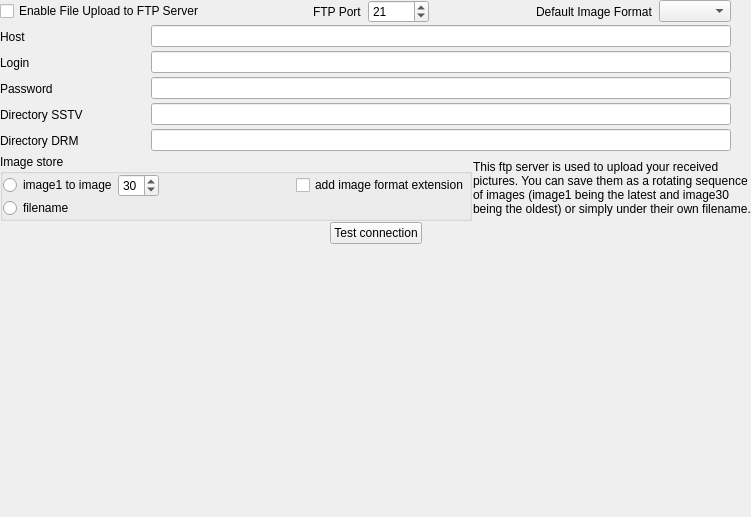
<?xml version="1.0" encoding="UTF-8"?>
<ui version="4.0">
 <class>ftpConfig</class>
 <widget class="QWidget" name="ftpConfig">
  <property name="geometry">
   <rect>
    <x>0</x>
    <y>0</y>
    <width>751</width>
    <height>517</height>
   </rect>
  </property>
  <property name="windowTitle">
   <string>Form</string>
  </property>
  <layout class="QVBoxLayout" name="verticalLayout_2">
   <property name="spacing">
    <number>1</number>
   </property>
   <property name="leftMargin">
    <number>0</number>
   </property>
   <property name="topMargin">
    <number>0</number>
   </property>
   <property name="rightMargin">
    <number>0</number>
   </property>
   <property name="bottomMargin">
    <number>0</number>
   </property>
   <item>
    <layout class="QHBoxLayout" name="_2">
     <property name="spacing">
      <number>6</number>
     </property>
     <property name="leftMargin">
      <number>0</number>
     </property>
     <property name="topMargin">
      <number>0</number>
     </property>
     <property name="rightMargin">
      <number>0</number>
     </property>
     <property name="bottomMargin">
      <number>0</number>
     </property>
     <item>
      <widget class="QCheckBox" name="enableFTPCheckBox">
       <property name="text">
        <string>Enable File Upload to FTP Server</string>
       </property>
      </widget>
     </item>
     <item>
      <spacer>
       <property name="orientation">
        <enum>Qt::Horizontal</enum>
       </property>
       <property name="sizeType">
        <enum>QSizePolicy::Expanding</enum>
       </property>
       <property name="sizeHint" stdset="0">
        <size>
         <width>20</width>
         <height>20</height>
        </size>
       </property>
      </spacer>
     </item>
     <item>
      <widget class="QLabel" name="ftpPortLabel">
       <property name="text">
        <string>FTP Port</string>
       </property>
       <property name="wordWrap">
        <bool>false</bool>
       </property>
      </widget>
     </item>
     <item>
      <widget class="QSpinBox" name="ftpPortSpinBox">
       <property name="minimum">
        <number>1</number>
       </property>
       <property name="maximum">
        <number>10000</number>
       </property>
       <property name="value">
        <number>21</number>
       </property>
      </widget>
     </item>
     <item>
      <spacer>
       <property name="orientation">
        <enum>Qt::Horizontal</enum>
       </property>
       <property name="sizeType">
        <enum>QSizePolicy::Expanding</enum>
       </property>
       <property name="sizeHint" stdset="0">
        <size>
         <width>20</width>
         <height>20</height>
        </size>
       </property>
      </spacer>
     </item>
     <item>
      <widget class="QLabel" name="defaultImageModeLabel">
       <property name="text">
        <string>Default Image Format</string>
       </property>
       <property name="wordWrap">
        <bool>false</bool>
       </property>
      </widget>
     </item>
     <item>
      <widget class="QComboBox" name="ftpDefaultImageFormatComboBox"/>
     </item>
     <item>
      <spacer>
       <property name="orientation">
        <enum>Qt::Horizontal</enum>
       </property>
       <property name="sizeType">
        <enum>QSizePolicy::Preferred</enum>
       </property>
       <property name="sizeHint" stdset="0">
        <size>
         <width>20</width>
         <height>20</height>
        </size>
       </property>
      </spacer>
     </item>
    </layout>
   </item>
   <item>
    <layout class="QHBoxLayout" name="_4">
     <property name="spacing">
      <number>6</number>
     </property>
     <property name="leftMargin">
      <number>0</number>
     </property>
     <property name="topMargin">
      <number>0</number>
     </property>
     <property name="rightMargin">
      <number>0</number>
     </property>
     <property name="bottomMargin">
      <number>0</number>
     </property>
     <item>
      <widget class="QLabel" name="remoteHostLabel">
       <property name="sizePolicy">
        <sizepolicy hsizetype="Fixed" vsizetype="Fixed">
         <horstretch>0</horstretch>
         <verstretch>0</verstretch>
        </sizepolicy>
       </property>
       <property name="minimumSize">
        <size>
         <width>145</width>
         <height>25</height>
        </size>
       </property>
       <property name="text">
        <string>Host</string>
       </property>
       <property name="wordWrap">
        <bool>false</bool>
       </property>
      </widget>
     </item>
     <item>
      <widget class="QLineEdit" name="remoteHostLineEdit"/>
     </item>
     <item>
      <spacer>
       <property name="orientation">
        <enum>Qt::Horizontal</enum>
       </property>
       <property name="sizeType">
        <enum>QSizePolicy::Preferred</enum>
       </property>
       <property name="sizeHint" stdset="0">
        <size>
         <width>20</width>
         <height>20</height>
        </size>
       </property>
      </spacer>
     </item>
    </layout>
   </item>
   <item>
    <layout class="QHBoxLayout" name="_3">
     <property name="spacing">
      <number>6</number>
     </property>
     <property name="leftMargin">
      <number>0</number>
     </property>
     <property name="topMargin">
      <number>0</number>
     </property>
     <property name="rightMargin">
      <number>0</number>
     </property>
     <property name="bottomMargin">
      <number>0</number>
     </property>
     <item>
      <widget class="QLabel" name="ftploginLabel">
       <property name="sizePolicy">
        <sizepolicy hsizetype="Fixed" vsizetype="Fixed">
         <horstretch>0</horstretch>
         <verstretch>0</verstretch>
        </sizepolicy>
       </property>
       <property name="minimumSize">
        <size>
         <width>145</width>
         <height>25</height>
        </size>
       </property>
       <property name="text">
        <string>Login</string>
       </property>
       <property name="wordWrap">
        <bool>false</bool>
       </property>
      </widget>
     </item>
     <item>
      <widget class="QLineEdit" name="ftpLoginLineEdit"/>
     </item>
     <item>
      <spacer>
       <property name="orientation">
        <enum>Qt::Horizontal</enum>
       </property>
       <property name="sizeType">
        <enum>QSizePolicy::Preferred</enum>
       </property>
       <property name="sizeHint" stdset="0">
        <size>
         <width>20</width>
         <height>20</height>
        </size>
       </property>
      </spacer>
     </item>
    </layout>
   </item>
   <item>
    <layout class="QHBoxLayout">
     <property name="spacing">
      <number>6</number>
     </property>
     <property name="leftMargin">
      <number>0</number>
     </property>
     <property name="topMargin">
      <number>0</number>
     </property>
     <property name="rightMargin">
      <number>0</number>
     </property>
     <property name="bottomMargin">
      <number>0</number>
     </property>
     <item>
      <widget class="QLabel" name="passwordLabel">
       <property name="sizePolicy">
        <sizepolicy hsizetype="Fixed" vsizetype="Fixed">
         <horstretch>0</horstretch>
         <verstretch>0</verstretch>
        </sizepolicy>
       </property>
       <property name="minimumSize">
        <size>
         <width>145</width>
         <height>25</height>
        </size>
       </property>
       <property name="text">
        <string>Password</string>
       </property>
       <property name="wordWrap">
        <bool>false</bool>
       </property>
      </widget>
     </item>
     <item>
      <widget class="QLineEdit" name="ftpPasswordLineEdit">
       <property name="echoMode">
        <enum>QLineEdit::Password</enum>
       </property>
      </widget>
     </item>
     <item>
      <spacer>
       <property name="orientation">
        <enum>Qt::Horizontal</enum>
       </property>
       <property name="sizeType">
        <enum>QSizePolicy::Preferred</enum>
       </property>
       <property name="sizeHint" stdset="0">
        <size>
         <width>20</width>
         <height>20</height>
        </size>
       </property>
      </spacer>
     </item>
    </layout>
   </item>
   <item>
    <layout class="QHBoxLayout" name="_5">
     <property name="spacing">
      <number>6</number>
     </property>
     <property name="leftMargin">
      <number>0</number>
     </property>
     <property name="topMargin">
      <number>0</number>
     </property>
     <property name="rightMargin">
      <number>0</number>
     </property>
     <property name="bottomMargin">
      <number>0</number>
     </property>
     <item>
      <widget class="QLabel" name="remoteSSTVDirectoryLabel">
       <property name="sizePolicy">
        <sizepolicy hsizetype="Fixed" vsizetype="Fixed">
         <horstretch>0</horstretch>
         <verstretch>0</verstretch>
        </sizepolicy>
       </property>
       <property name="minimumSize">
        <size>
         <width>145</width>
         <height>25</height>
        </size>
       </property>
       <property name="text">
        <string>Directory SSTV</string>
       </property>
       <property name="wordWrap">
        <bool>false</bool>
       </property>
      </widget>
     </item>
     <item>
      <widget class="QLineEdit" name="remoteSSTVDirectoryLineEdit"/>
     </item>
     <item>
      <spacer>
       <property name="orientation">
        <enum>Qt::Horizontal</enum>
       </property>
       <property name="sizeType">
        <enum>QSizePolicy::Preferred</enum>
       </property>
       <property name="sizeHint" stdset="0">
        <size>
         <width>20</width>
         <height>20</height>
        </size>
       </property>
      </spacer>
     </item>
    </layout>
   </item>
   <item>
    <layout class="QHBoxLayout" name="_6">
     <property name="spacing">
      <number>6</number>
     </property>
     <property name="leftMargin">
      <number>0</number>
     </property>
     <property name="topMargin">
      <number>0</number>
     </property>
     <property name="rightMargin">
      <number>0</number>
     </property>
     <property name="bottomMargin">
      <number>0</number>
     </property>
     <item>
      <widget class="QLabel" name="remoteDRMDirectoryLabel">
       <property name="sizePolicy">
        <sizepolicy hsizetype="Fixed" vsizetype="Fixed">
         <horstretch>0</horstretch>
         <verstretch>0</verstretch>
        </sizepolicy>
       </property>
       <property name="minimumSize">
        <size>
         <width>145</width>
         <height>25</height>
        </size>
       </property>
       <property name="text">
        <string>Directory DRM</string>
       </property>
       <property name="wordWrap">
        <bool>false</bool>
       </property>
      </widget>
     </item>
     <item>
      <widget class="QLineEdit" name="remoteDRMDirectoryLineEdit"/>
     </item>
     <item>
      <spacer>
       <property name="orientation">
        <enum>Qt::Horizontal</enum>
       </property>
       <property name="sizeType">
        <enum>QSizePolicy::Preferred</enum>
       </property>
       <property name="sizeHint" stdset="0">
        <size>
         <width>20</width>
         <height>20</height>
        </size>
       </property>
      </spacer>
     </item>
    </layout>
   </item>
   <item>
    <layout class="QHBoxLayout" name="horizontalLayout_3">
     <item>
      <widget class="QGroupBox" name="groupBox">
       <property name="title">
        <string>Image store</string>
       </property>
       <layout class="QVBoxLayout" name="verticalLayout">
        <property name="spacing">
         <number>1</number>
        </property>
        <property name="leftMargin">
         <number>0</number>
        </property>
        <property name="topMargin">
         <number>0</number>
        </property>
        <property name="rightMargin">
         <number>0</number>
        </property>
        <property name="bottomMargin">
         <number>0</number>
        </property>
        <item>
         <layout class="QHBoxLayout" name="horizontalLayout_2">
          <item>
           <widget class="QRadioButton" name="imageRadioButton">
            <property name="text">
             <string>image1 to image</string>
            </property>
           </widget>
          </item>
          <item>
           <widget class="QSpinBox" name="ftpNumImagesSpinBox">
            <property name="minimum">
             <number>1</number>
            </property>
            <property name="maximum">
             <number>50</number>
            </property>
            <property name="value">
             <number>30</number>
            </property>
           </widget>
          </item>
          <item>
           <spacer name="horizontalSpacer">
            <property name="orientation">
             <enum>Qt::Horizontal</enum>
            </property>
            <property name="sizeHint" stdset="0">
             <size>
              <width>40</width>
              <height>20</height>
             </size>
            </property>
           </spacer>
          </item>
          <item>
           <widget class="QCheckBox" name="addExtensionCheckBox">
            <property name="text">
             <string>add image format extension</string>
            </property>
           </widget>
          </item>
         </layout>
        </item>
        <item>
         <widget class="QRadioButton" name="filenameRadioButton">
          <property name="text">
           <string>filename</string>
          </property>
         </widget>
        </item>
       </layout>
      </widget>
     </item>
     <item>
      <widget class="QLabel" name="label_2">
       <property name="text">
        <string>This ftp server is used to upload your received pictures. You can save them as a rotating sequence of images (image1 being the latest and image30 being the oldest) or simply under their own filename.</string>
       </property>
       <property name="wordWrap">
        <bool>true</bool>
       </property>
      </widget>
     </item>
    </layout>
   </item>
   <item>
    <layout class="QHBoxLayout" name="horizontalLayout" stretch="0,0,0">
     <item>
      <spacer name="horizontalSpacer_2">
       <property name="orientation">
        <enum>Qt::Horizontal</enum>
       </property>
       <property name="sizeHint" stdset="0">
        <size>
         <width>40</width>
         <height>20</height>
        </size>
       </property>
      </spacer>
     </item>
     <item>
      <widget class="QPushButton" name="testFTPPushButton">
       <property name="text">
        <string>Test connection</string>
       </property>
      </widget>
     </item>
     <item>
      <spacer name="horizontalSpacer_3">
       <property name="orientation">
        <enum>Qt::Horizontal</enum>
       </property>
       <property name="sizeHint" stdset="0">
        <size>
         <width>40</width>
         <height>20</height>
        </size>
       </property>
      </spacer>
     </item>
    </layout>
   </item>
   <item>
    <spacer name="spacer">
     <property name="orientation">
      <enum>Qt::Vertical</enum>
     </property>
     <property name="sizeType">
      <enum>QSizePolicy::Expanding</enum>
     </property>
     <property name="sizeHint" stdset="0">
      <size>
       <width>20</width>
       <height>6</height>
      </size>
     </property>
    </spacer>
   </item>
  </layout>
 </widget>
 <resources/>
 <connections/>
</ui>
